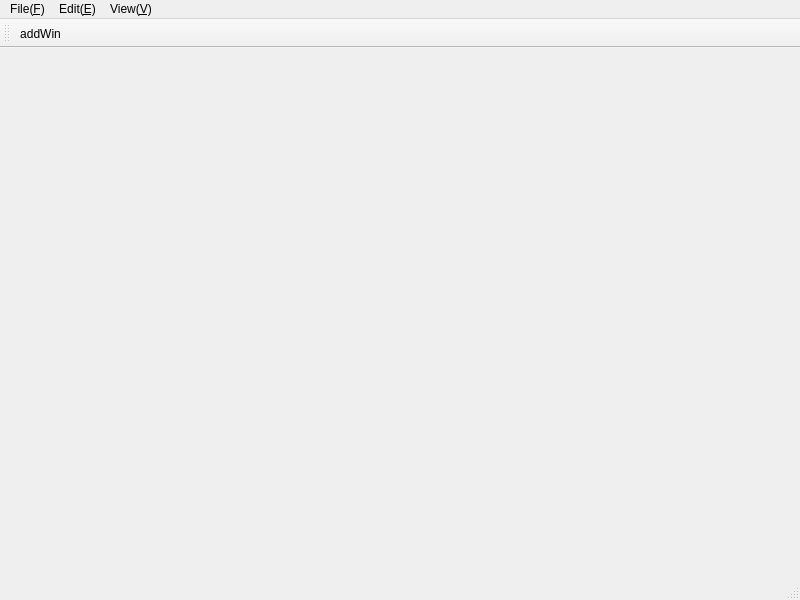
<?xml version="1.0" encoding="UTF-8"?>
<ui version="4.0">
 <class>MainWindow</class>
 <widget class="QMainWindow" name="MainWindow">
  <property name="geometry">
   <rect>
    <x>0</x>
    <y>0</y>
    <width>800</width>
    <height>600</height>
   </rect>
  </property>
  <property name="windowTitle">
   <string>MWin</string>
  </property>
  <widget class="QWidget" name="centralwidget"/>
  <widget class="QMenuBar" name="menubar">
   <property name="geometry">
    <rect>
     <x>0</x>
     <y>0</y>
     <width>800</width>
     <height>22</height>
    </rect>
   </property>
   <widget class="QMenu" name="menuFile_F">
    <property name="title">
     <string>File(&amp;F)</string>
    </property>
    <addaction name="actionNew"/>
    <addaction name="actionOpen"/>
    <addaction name="actionClose"/>
   </widget>
   <widget class="QMenu" name="menuEdit_E_2">
    <property name="title">
     <string>Edit(&amp;E)</string>
    </property>
    <addaction name="actionUndo"/>
   </widget>
   <widget class="QMenu" name="menuView_V">
    <property name="title">
     <string>View(&amp;V)</string>
    </property>
   </widget>
   <addaction name="menuFile_F"/>
   <addaction name="menuEdit_E_2"/>
   <addaction name="menuView_V"/>
  </widget>
  <widget class="QStatusBar" name="statusbar"/>
  <widget class="QToolBar" name="toolBar">
   <property name="windowTitle">
    <string>toolBar</string>
   </property>
   <attribute name="toolBarArea">
    <enum>TopToolBarArea</enum>
   </attribute>
   <attribute name="toolBarBreak">
    <bool>false</bool>
   </attribute>
   <addaction name="actionaddWin"/>
  </widget>
  <action name="actionaddWin">
   <property name="text">
    <string>addWin</string>
   </property>
   <property name="toolTip">
    <string>addWin</string>
   </property>
  </action>
  <action name="actionNew">
   <property name="text">
    <string>New</string>
   </property>
  </action>
  <action name="actionUndo">
   <property name="text">
    <string>Undo</string>
   </property>
  </action>
  <action name="actionOpen">
   <property name="text">
    <string>Open</string>
   </property>
  </action>
  <action name="actionClose">
   <property name="text">
    <string>Close</string>
   </property>
  </action>
 </widget>
 <resources/>
 <connections/>
</ui>
